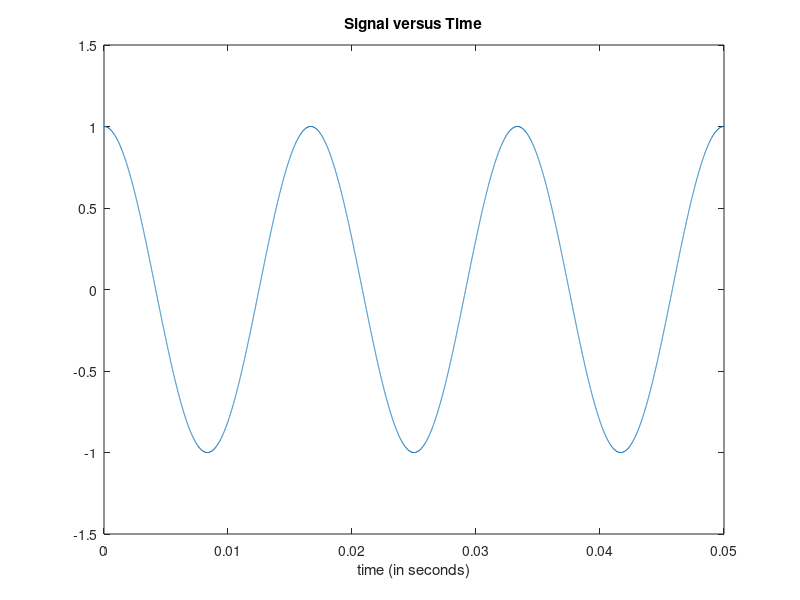

Source code (MATLAB):
% Seeding
rng(3141592653);

% Sine wave randomized 

Fs = 1000000;                   % samples per second
dt = 1/Fs;                   % seconds per sample
StopTime = 0.05;             % seconds
t = (0:dt:StopTime-dt)';     % seconds
Fc = 60;                     % hertz
x = cos(2*pi*Fc*t);
x = x + randn(size(x))/10000;

FileName = "sine_wave_fine.txt";

%Printing the dataset as a txt for attimo
[fid, msg] = fopen(FileName, 'w');
assert(fid ~= -1, 'Cannot open file for writing: %s\n%s\n', FileName, msg);
fmt = [repmat('%10.10f', 1, 1), '\n'];
fprintf(fid, fmt, x');
fclose(fid);

figure;
plot(t,x);
xlabel('time (in seconds)');
title('Signal versus Time');
zoom xon;